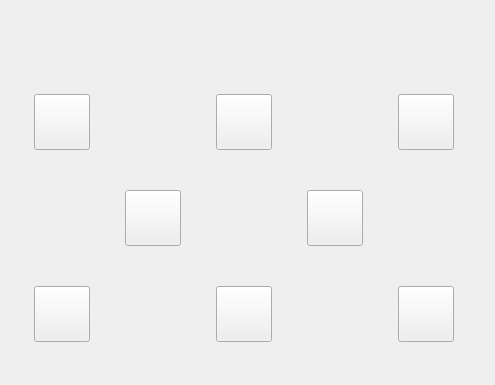
                 <widget class="QWidget" name="page_manual">
                  <widget class="QWidget" name="jogButtonsArea" native="true">
                   <property name="geometry">
                    <rect>
                     <x>5</x>
                     <y>60</y>
                     <width>481</width>
                     <height>316</height>
                    </rect>
                   </property>
                   <layout class="QGridLayout" name="gridLayout_4">
                    <item row="0" column="2">
                     <widget class="ActionButton" name="y_plus_jogbutton">
                      <property name="minimumSize">
                       <size>
                        <width>56</width>
                        <height>56</height>
                       </size>
                      </property>
                      <property name="maximumSize">
                       <size>
                        <width>56</width>
                        <height>56</height>
                       </size>
                      </property>
                      <property name="focusPolicy">
                       <enum>Qt::NoFocus</enum>
                      </property>
                      <property name="text">
                       <string/>
                      </property>
                      <property name="icon">
                       <iconset resource="../resources.qrc">
                        <normaloff>:/images/y_plus_jog_button.png</normaloff>:/images/y_plus_jog_button.png</iconset>
                      </property>
                      <property name="iconSize">
                       <size>
                        <width>48</width>
                        <height>48</height>
                       </size>
                      </property>
                      <property name="actionName" stdset="0">
                       <string>machine.jog.axis:y,pos</string>
                      </property>
                     </widget>
                    </item>
                    <item row="0" column="0">
                     <widget class="ActionButton" name="z_plus_jogbutton">
                      <property name="minimumSize">
                       <size>
                        <width>56</width>
                        <height>56</height>
                       </size>
                      </property>
                      <property name="maximumSize">
                       <size>
                        <width>56</width>
                        <height>56</height>
                       </size>
                      </property>
                      <property name="focusPolicy">
                       <enum>Qt::NoFocus</enum>
                      </property>
                      <property name="text">
                       <string/>
                      </property>
                      <property name="icon">
                       <iconset resource="../resources.qrc">
                        <normaloff>:/images/z_plus_jog_button.png</normaloff>:/images/z_plus_jog_button.png</iconset>
                      </property>
                      <property name="iconSize">
                       <size>
                        <width>48</width>
                        <height>48</height>
                       </size>
                      </property>
                      <property name="actionName" stdset="0">
                       <string>machine.jog.axis:z,pos</string>
                      </property>
                     </widget>
                    </item>
                    <item row="3" column="2">
                     <widget class="ActionButton" name="y_minus_jogbutton">
                      <property name="sizePolicy">
                       <sizepolicy hsizetype="Fixed" vsizetype="Fixed">
                        <horstretch>0</horstretch>
                        <verstretch>0</verstretch>
                       </sizepolicy>
                      </property>
                      <property name="minimumSize">
                       <size>
                        <width>56</width>
                        <height>56</height>
                       </size>
                      </property>
                      <property name="maximumSize">
                       <size>
                        <width>56</width>
                        <height>56</height>
                       </size>
                      </property>
                      <property name="focusPolicy">
                       <enum>Qt::NoFocus</enum>
                      </property>
                      <property name="text">
                       <string/>
                      </property>
                      <property name="icon">
                       <iconset resource="../resources.qrc">
                        <normaloff>:/images/y_minus_jog_button.png</normaloff>:/images/y_minus_jog_button.png</iconset>
                      </property>
                      <property name="iconSize">
                       <size>
                        <width>48</width>
                        <height>48</height>
                       </size>
                      </property>
                      <property name="actionName" stdset="0">
                       <string>machine.jog.axis:y,neg</string>
                      </property>
                     </widget>
                    </item>
                    <item row="1" column="1">
                     <widget class="ActionButton" name="x_minus_jogbutton">
                      <property name="sizePolicy">
                       <sizepolicy hsizetype="Fixed" vsizetype="Fixed">
                        <horstretch>0</horstretch>
                        <verstretch>0</verstretch>
                       </sizepolicy>
                      </property>
                      <property name="minimumSize">
                       <size>
                        <width>56</width>
                        <height>56</height>
                       </size>
                      </property>
                      <property name="maximumSize">
                       <size>
                        <width>56</width>
                        <height>56</height>
                       </size>
                      </property>
                      <property name="focusPolicy">
                       <enum>Qt::NoFocus</enum>
                      </property>
                      <property name="styleSheet">
                       <string notr="true"/>
                      </property>
                      <property name="text">
                       <string/>
                      </property>
                      <property name="icon">
                       <iconset resource="../resources.qrc">
                        <normaloff>:/images/x_minus_jog_button.png</normaloff>:/images/x_minus_jog_button.png</iconset>
                      </property>
                      <property name="iconSize">
                       <size>
                        <width>48</width>
                        <height>48</height>
                       </size>
                      </property>
                      <property name="actionName" stdset="0">
                       <string>machine.jog.axis:x,neg</string>
                      </property>
                     </widget>
                    </item>
                    <item row="1" column="3">
                     <widget class="ActionButton" name="x_plus_jogbutton">
                      <property name="sizePolicy">
                       <sizepolicy hsizetype="Fixed" vsizetype="Fixed">
                        <horstretch>0</horstretch>
                        <verstretch>0</verstretch>
                       </sizepolicy>
                      </property>
                      <property name="minimumSize">
                       <size>
                        <width>56</width>
                        <height>56</height>
                       </size>
                      </property>
                      <property name="maximumSize">
                       <size>
                        <width>56</width>
                        <height>56</height>
                       </size>
                      </property>
                      <property name="focusPolicy">
                       <enum>Qt::NoFocus</enum>
                      </property>
                      <property name="styleSheet">
                       <string notr="true"/>
                      </property>
                      <property name="text">
                       <string/>
                      </property>
                      <property name="icon">
                       <iconset resource="../resources.qrc">
                        <normaloff>:/images/x_plus_jog_button.png</normaloff>:/images/x_plus_jog_button.png</iconset>
                      </property>
                      <property name="iconSize">
                       <size>
                        <width>48</width>
                        <height>48</height>
                       </size>
                      </property>
                      <property name="actionName" stdset="0">
                       <string>machine.jog.axis:x,pos</string>
                      </property>
                     </widget>
                    </item>
                    <item row="3" column="0">
                     <widget class="ActionButton" name="z_minus_jogbutton">
                      <property name="minimumSize">
                       <size>
                        <width>56</width>
                        <height>56</height>
                       </size>
                      </property>
                      <property name="maximumSize">
                       <size>
                        <width>56</width>
                        <height>56</height>
                       </size>
                      </property>
                      <property name="focusPolicy">
                       <enum>Qt::NoFocus</enum>
                      </property>
                      <property name="text">
                       <string/>
                      </property>
                      <property name="icon">
                       <iconset resource="../resources.qrc">
                        <normaloff>:/images/z_minus_jog_button.png</normaloff>:/images/z_minus_jog_button.png</iconset>
                      </property>
                      <property name="iconSize">
                       <size>
                        <width>48</width>
                        <height>48</height>
                       </size>
                      </property>
                      <property name="actionName" stdset="0">
                       <string>machine.jog.axis:z,neg</string>
                      </property>
                     </widget>
                    </item>
                    <item row="0" column="4">
                     <widget class="ActionButton" name="a_plus_jogbutton">
                      <property name="sizePolicy">
                       <sizepolicy hsizetype="Fixed" vsizetype="Fixed">
                        <horstretch>0</horstretch>
                        <verstretch>0</verstretch>
                       </sizepolicy>
                      </property>
                      <property name="minimumSize">
                       <size>
                        <width>56</width>
                        <height>56</height>
                       </size>
                      </property>
                      <property name="maximumSize">
                       <size>
                        <width>56</width>
                        <height>56</height>
                       </size>
                      </property>
                      <property name="focusPolicy">
                       <enum>Qt::NoFocus</enum>
                      </property>
                      <property name="text">
                       <string/>
                      </property>
                      <property name="icon">
                       <iconset resource="../resources.qrc">
                        <normaloff>:/images/a_plus_jog_button.png</normaloff>:/images/a_plus_jog_button.png</iconset>
                      </property>
                      <property name="iconSize">
                       <size>
                        <width>48</width>
                        <height>48</height>
                       </size>
                      </property>
                      <property name="actionName" stdset="0">
                       <string>machine.jog.axis:a,pos</string>
                      </property>
                     </widget>
                    </item>
                    <item row="3" column="4">
                     <widget class="ActionButton" name="a_minus_jogbutton">
                      <property name="sizePolicy">
                       <sizepolicy hsizetype="Fixed" vsizetype="Fixed">
                        <horstretch>0</horstretch>
                        <verstretch>0</verstretch>
                       </sizepolicy>
                      </property>
                      <property name="minimumSize">
                       <size>
                        <width>56</width>
                        <height>56</height>
                       </size>
                      </property>
                      <property name="maximumSize">
                       <size>
                        <width>56</width>
                        <height>56</height>
                       </size>
                      </property>
                      <property name="focusPolicy">
                       <enum>Qt::NoFocus</enum>
                      </property>
                      <property name="text">
                       <string/>
                      </property>
                      <property name="icon">
                       <iconset resource="../resources.qrc">
                        <normaloff>:/images/a_minus_jog_button.png</normaloff>:/images/a_minus_jog_button.png</iconset>
                      </property>
                      <property name="iconSize">
                       <size>
                        <width>48</width>
                        <height>48</height>
                       </size>
                      </property>
                      <property name="actionName" stdset="0">
                       <string>machine.jog.axis:a,neg</string>
                      </property>
                     </widget>
                    </item>
                   </layout>
                  </widget>
                  <widget class="JogIncrementWidget" name="jogincrement">
                   <property name="geometry">
                    <rect>
                     <x>5</x>
                     <y>5</y>
                     <width>481</width>
                     <height>43</height>
                    </rect>
                   </property>
                   <property name="sizePolicy">
                    <sizepolicy hsizetype="Preferred" vsizetype="Fixed">
                     <horstretch>0</horstretch>
                     <verstretch>0</verstretch>
                    </sizepolicy>
                   </property>
                   <property name="minimumSize">
                    <size>
                     <width>0</width>
                     <height>30</height>
                    </size>
                   </property>
                   <property name="maximumSize">
                    <size>
                     <width>16777215</width>
                     <height>43</height>
                    </size>
                   </property>
                   <property name="styleSheet">
                    <string notr="true">QPushButton {
   	font: 14pt &quot;Bebas Kai&quot;;
}

</string>
                   </property>
                   <property name="diameter" stdset="0">
                    <number>0</number>
                   </property>
                   <property name="layoutSpacing">
                    <number>8</number>
                   </property>
                  </widget>
                 </widget>
